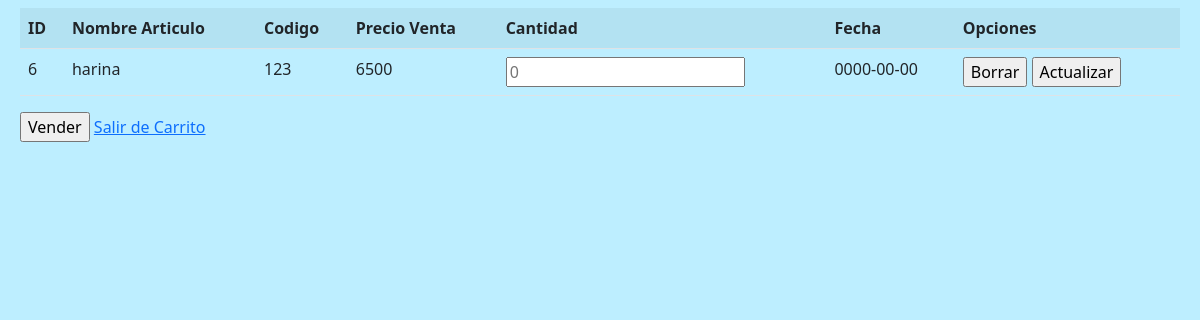
Page /carrito.php on the committed database.
### tables this page shows
CREATE TABLE `carrito` (
  `id` int(4) NOT NULL,
  `nombre` varchar(30) NOT NULL,
  `codigo` varchar(20) NOT NULL,
  `preciocompra` int(7) NOT NULL,
  `precioventa` int(7) NOT NULL,
  `cantidad` int(4) NOT NULL,
  `fecha` date NOT NULL
);

### funciones.php (called while the page is built, shortened)
<?php
function crearConexion(){
$DB_DRIVER = "mysql";
$DB_HOST = "localhost";
$DB_NAME = "inventario";
$DB_LOGIN = "root";
$DB_PASS = "";
$connectionString = $DB_DRIVER.':host='.$DB_HOST.';dbname='.$DB_NAME;
	try{
		$conexion= new PDO($connectionString, $DB_LOGIN, $DB_PASS);
		$conexion->setAttribute(PDO::ATTR_ERRMODE, PDO::ERRMODE_EXCEPTION);
		$conexion->setAttribute(PDO::ATTR_DEFAULT_FETCH_MODE, PDO::FETCH_OBJ);
		return $conexion;
		}catch(PDOException $e){
		return die("Error: ".$e->getMessage());
	}
}
function mostrarTablaArticulos(){
$conexion=crearConexion();
try{
	$SQL = $conexion->prepare("SELECT * FROM carrito");
	$SQL->execute();
	$fetch = $SQL->fetchAll(PDO::FETCH_ASSOC);
	return $fetch;
}catch(PDOException $e){
		return die("Error: ".$e->getMessage());
	}
}
?>

### carrito.php (the view, shortened to what this page needs)
<?php
require('funciones.php');
?>
<!DOCTYPE html>
<html>
<head>
	<link rel="stylesheet" href="css/bootstrap.css">
    <link rel="stylesheet" href="css/index.css">
</head>
<body>
	<table class="table table-striped">
		<tr>
			<th>ID</th>
			<th>Nombre Articulo</th>
			<th>Codigo</th>
			<th>Precio Venta</th>
			<th>Cantidad</th>
			<th>Fecha</th>
			<th>Opciones</th>
		</tr>
	<?php
		$columnas = mostrarTablaArticulos();
		foreach ($columnas as $value ) {
	?>
		<form method="POST">
		<tr>
			<td><?php echo $value['id']; ?></td>
			<td><?php echo $value['nombre']; ?></td>
			<td><?php echo $value['codigo']; ?></td>
			<td><?php echo $value['precioventa']; ?></td>
			<td><input type="number" name="cantidad" placeholder="<?php echo $value['cantidad']; ?>"></td>
			<td><?php echo $value['fecha']; ?></td>
			<td>
				<input type="submit" name="boton" value="Borrar">
				<input type="submit" name="boton" value="Actualizar">
			</td>
		</tr>
		</form>
	<?php }
	?>
	</table>
	<div>
		<form method="POST">
			<input type="submit" name="boton" value="Vender">
			<a href="index.php">Salir de Carrito</a>
		</form>
	</div>
</body>
</html>

### css/index.css (style rules this page uses)
body { margin: 8px 20px !important; background-color: #BDEEFF; }

### rows in the picture
carrito: id "6", nombre "harina", codigo "123", precioventa "6500", cantidad "0", fecha "0000-00-00"
